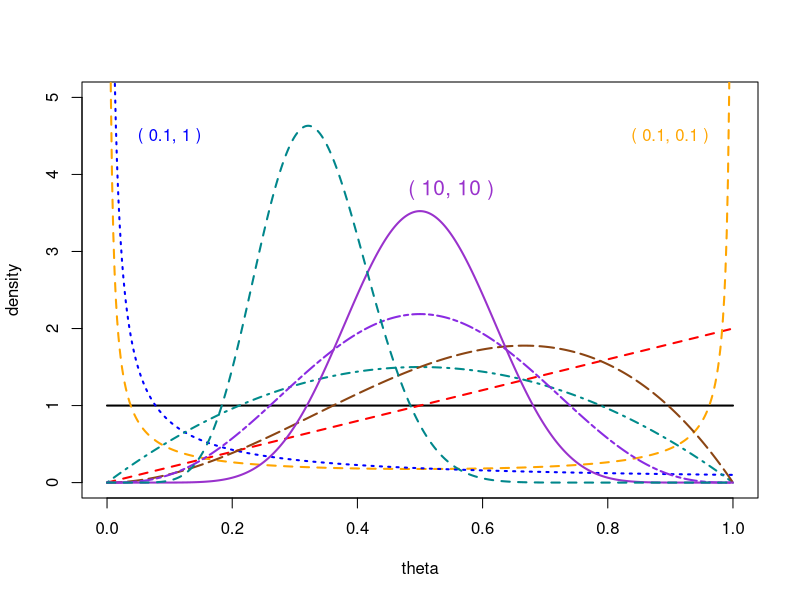

Generate this figure with R:
# Ryan Luk
# STAT 206
# Credit: Prof. David Draper (draper), UCSC 2020
# I made slight modifications / cleaned up

# unbuffer the output (ctrl + w)
# setwd( 'C:/Users/Ryan Luk/Documents/Github/bayesian-statistics' )

##### Beta distributions

# betas are nice
theta.grid <- seq( 0, 1, length = 500 )

plot( theta.grid, dbeta( theta.grid, 1, 1 ), type = 'l',
	lwd = 2, col = 'black', xlab = 'theta', ylab = 'density',
	ylim = c( 0, 5 ) )

lines( theta.grid, dbeta( theta.grid, 2, 1 ), lwd = 2,
	lty = 2, col = 'red' )

lines( theta.grid, dbeta( theta.grid, 0.1, 0.1 ), lwd = 2,
	lty = 2, col = 'orange')

lines( theta.grid, dbeta( theta.grid, 0.1, 1 ), lwd = 2,
	lty = 3, col = 'blue' )

lines( theta.grid, dbeta( theta.grid, 2, 2 ), lwd = 2,
	lty = 4, col = 'darkcyan' )

lines( theta.grid, dbeta( theta.grid, 3, 2 ), lwd = 2,
	lty = 5, col = 'chocolate4' )

lines( theta.grid, dbeta( theta.grid, 4, 4 ), lwd = 2,
	lty = 6, col = 'blueviolet' )

lines( theta.grid, dbeta( theta.grid, 10, 10 ), lwd = 2,
	lty = 7, col = 'darkorchid' )

lines( theta.grid, dbeta( theta.grid, 10, 20 ), lwd = 2,
	lty = 8, col = 'turquoise4' )

text( 0.55, 3.8, '( 10, 10 )', cex = 1.25, col = 'darkorchid' )

text( 0.1, 4.5, '( 0.1, 1 )', cex = 1.0, col = 'blue' )

text( 0.9, 4.5, '( 0.1, 0.1 )', cex = 1.0, col = 'orange' )
